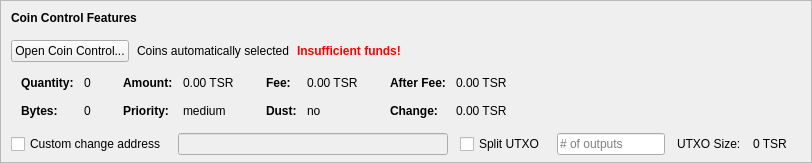
    <widget class="QFrame" name="frameCoinControl">
     <property name="sizePolicy">
      <sizepolicy hsizetype="Expanding" vsizetype="Expanding">
       <horstretch>0</horstretch>
       <verstretch>0</verstretch>
      </sizepolicy>
     </property>
     <property name="maximumSize">
      <size>
       <width>16777215</width>
       <height>16777215</height>
      </size>
     </property>
     <property name="frameShape">
      <enum>QFrame::StyledPanel</enum>
     </property>
     <property name="frameShadow">
      <enum>QFrame::Sunken</enum>
     </property>
     <layout class="QVBoxLayout" name="verticalLayoutCoinControl2">
      <property name="spacing">
       <number>0</number>
      </property>
      <property name="leftMargin">
       <number>0</number>
      </property>
      <property name="topMargin">
       <number>0</number>
      </property>
      <property name="rightMargin">
       <number>0</number>
      </property>
      <property name="bottomMargin">
       <number>6</number>
      </property>
      <item>
       <layout class="QVBoxLayout" name="verticalLayoutCoinControl" stretch="0,0,0,0,1">
        <property name="spacing">
         <number>0</number>
        </property>
        <property name="leftMargin">
         <number>10</number>
        </property>
        <property name="topMargin">
         <number>10</number>
        </property>
        <item>
         <layout class="QHBoxLayout" name="horizontalLayoutCoinControl1">
          <property name="bottomMargin">
           <number>15</number>
          </property>
          <item>
           <widget class="QLabel" name="labelCoinControlFeatures">
            <property name="sizePolicy">
             <sizepolicy hsizetype="Preferred" vsizetype="Maximum">
              <horstretch>0</horstretch>
              <verstretch>0</verstretch>
             </sizepolicy>
            </property>
            <property name="font">
             <font>
              <weight>75</weight>
              <bold>true</bold>
             </font>
            </property>
            <property name="styleSheet">
             <string notr="true">font-weight:bold;</string>
            </property>
            <property name="text">
             <string>Coin Control Features</string>
            </property>
           </widget>
          </item>
         </layout>
        </item>
        <item>
         <layout class="QHBoxLayout" name="horizontalLayoutCoinControl2" stretch="0,0,0,0">
          <property name="spacing">
           <number>8</number>
          </property>
          <property name="bottomMargin">
           <number>10</number>
          </property>
          <item>
           <widget class="QPushButton" name="pushButtonCoinControl">
            <property name="styleSheet">
             <string notr="true"/>
            </property>
            <property name="text">
             <string>Open Coin Control...</string>
            </property>
            <property name="autoDefault">
             <bool>false</bool>
            </property>
           </widget>
          </item>
          <item>
           <widget class="QLabel" name="labelCoinControlAutomaticallySelected">
            <property name="text">
             <string>Coins automatically selected</string>
            </property>
            <property name="margin">
             <number>5</number>
            </property>
           </widget>
          </item>
          <item>
           <widget class="QLabel" name="labelCoinControlInsuffFunds">
            <property name="font">
             <font>
              <weight>75</weight>
              <bold>true</bold>
             </font>
            </property>
            <property name="styleSheet">
             <string notr="true">color:red;font-weight:bold;</string>
            </property>
            <property name="text">
             <string>Insufficient funds!</string>
            </property>
            <property name="margin">
             <number>5</number>
            </property>
           </widget>
          </item>
          <item>
           <spacer name="horizontalSpacerCoinControl">
            <property name="orientation">
             <enum>Qt::Horizontal</enum>
            </property>
            <property name="sizeHint" stdset="0">
             <size>
              <width>40</width>
              <height>1</height>
             </size>
            </property>
           </spacer>
          </item>
         </layout>
        </item>
        <item>
         <widget class="QWidget" name="widgetCoinControl" native="true">
          <property name="sizePolicy">
           <sizepolicy hsizetype="Preferred" vsizetype="Preferred">
            <horstretch>0</horstretch>
            <verstretch>0</verstretch>
           </sizepolicy>
          </property>
          <property name="minimumSize">
           <size>
            <width>0</width>
            <height>0</height>
           </size>
          </property>
          <property name="styleSheet">
           <string notr="true"/>
          </property>
          <layout class="QHBoxLayout" name="horizontalLayoutCoinControl5">
           <property name="leftMargin">
            <number>0</number>
           </property>
           <property name="topMargin">
            <number>0</number>
           </property>
           <property name="rightMargin">
            <number>0</number>
           </property>
           <property name="bottomMargin">
            <number>0</number>
           </property>
           <item>
            <layout class="QHBoxLayout" name="horizontalLayoutCoinControl3" stretch="0,0,0,1">
             <property name="spacing">
              <number>20</number>
             </property>
             <property name="topMargin">
              <number>0</number>
             </property>
             <property name="bottomMargin">
              <number>10</number>
             </property>
             <item>
              <layout class="QFormLayout" name="formLayoutCoinControl1">
               <property name="horizontalSpacing">
                <number>10</number>
               </property>
               <property name="verticalSpacing">
                <number>14</number>
               </property>
               <property name="leftMargin">
                <number>10</number>
               </property>
               <property name="topMargin">
                <number>4</number>
               </property>
               <property name="rightMargin">
                <number>6</number>
               </property>
               <item row="0" column="0">
                <widget class="QLabel" name="labelCoinControlQuantityText">
                 <property name="font">
                  <font>
                   <weight>75</weight>
                   <bold>true</bold>
                  </font>
                 </property>
                 <property name="text">
                  <string>Quantity:</string>
                 </property>
                 <property name="margin">
                  <number>0</number>
                 </property>
                </widget>
               </item>
               <item row="0" column="1">
                <widget class="QLabel" name="labelCoinControlQuantity">
                 <property name="cursor">
                  <cursorShape>IBeamCursor</cursorShape>
                 </property>
                 <property name="contextMenuPolicy">
                  <enum>Qt::ActionsContextMenu</enum>
                 </property>
                 <property name="text">
                  <string notr="true">0</string>
                 </property>
                 <property name="margin">
                  <number>0</number>
                 </property>
                 <property name="textInteractionFlags">
                  <set>Qt::LinksAccessibleByMouse|Qt::TextSelectableByKeyboard|Qt::TextSelectableByMouse</set>
                 </property>
                </widget>
               </item>
               <item row="1" column="0">
                <widget class="QLabel" name="labelCoinControlBytesText">
                 <property name="font">
                  <font>
                   <weight>75</weight>
                   <bold>true</bold>
                  </font>
                 </property>
                 <property name="text">
                  <string>Bytes:</string>
                 </property>
                </widget>
               </item>
               <item row="1" column="1">
                <widget class="QLabel" name="labelCoinControlBytes">
                 <property name="cursor">
                  <cursorShape>IBeamCursor</cursorShape>
                 </property>
                 <property name="contextMenuPolicy">
                  <enum>Qt::ActionsContextMenu</enum>
                 </property>
                 <property name="text">
                  <string notr="true">0</string>
                 </property>
                 <property name="textInteractionFlags">
                  <set>Qt::LinksAccessibleByMouse|Qt::TextSelectableByKeyboard|Qt::TextSelectableByMouse</set>
                 </property>
                </widget>
               </item>
              </layout>
             </item>
             <item>
              <layout class="QFormLayout" name="formLayoutCoinControl2">
               <property name="horizontalSpacing">
                <number>10</number>
               </property>
               <property name="verticalSpacing">
                <number>14</number>
               </property>
               <property name="leftMargin">
                <number>6</number>
               </property>
               <property name="topMargin">
                <number>4</number>
               </property>
               <property name="rightMargin">
                <number>6</number>
               </property>
               <item row="0" column="0">
                <widget class="QLabel" name="labelCoinControlAmountText">
                 <property name="font">
                  <font>
                   <weight>75</weight>
                   <bold>true</bold>
                  </font>
                 </property>
                 <property name="text">
                  <string>Amount:</string>
                 </property>
                 <property name="margin">
                  <number>0</number>
                 </property>
                </widget>
               </item>
               <item row="0" column="1">
                <widget class="QLabel" name="labelCoinControlAmount">
                 <property name="cursor">
                  <cursorShape>IBeamCursor</cursorShape>
                 </property>
                 <property name="contextMenuPolicy">
                  <enum>Qt::ActionsContextMenu</enum>
                 </property>
                 <property name="text">
                  <string notr="true">0.00 TSR</string>
                 </property>
                 <property name="textInteractionFlags">
                  <set>Qt::LinksAccessibleByMouse|Qt::TextSelectableByKeyboard|Qt::TextSelectableByMouse</set>
                 </property>
                </widget>
               </item>
               <item row="1" column="0">
                <widget class="QLabel" name="labelCoinControlPriorityText">
                 <property name="font">
                  <font>
                   <weight>75</weight>
                   <bold>true</bold>
                  </font>
                 </property>
                 <property name="text">
                  <string>Priority:</string>
                 </property>
                </widget>
               </item>
               <item row="1" column="1">
                <widget class="QLabel" name="labelCoinControlPriority">
                 <property name="cursor">
                  <cursorShape>IBeamCursor</cursorShape>
                 </property>
                 <property name="contextMenuPolicy">
                  <enum>Qt::ActionsContextMenu</enum>
                 </property>
                 <property name="text">
                  <string>medium</string>
                 </property>
                 <property name="textInteractionFlags">
                  <set>Qt::LinksAccessibleByMouse|Qt::TextSelectableByKeyboard|Qt::TextSelectableByMouse</set>
                 </property>
                </widget>
               </item>
              </layout>
             </item>
             <item>
              <layout class="QFormLayout" name="formLayoutCoinControl3">
               <property name="horizontalSpacing">
                <number>10</number>
               </property>
               <property name="verticalSpacing">
                <number>14</number>
               </property>
               <property name="leftMargin">
                <number>6</number>
               </property>
               <property name="topMargin">
                <number>4</number>
               </property>
               <property name="rightMargin">
                <number>6</number>
               </property>
               <item row="0" column="0">
                <widget class="QLabel" name="labelCoinControlFeeText">
                 <property name="font">
                  <font>
                   <weight>75</weight>
                   <bold>true</bold>
                  </font>
                 </property>
                 <property name="text">
                  <string>Fee:</string>
                 </property>
                 <property name="margin">
                  <number>0</number>
                 </property>
                </widget>
               </item>
               <item row="0" column="1">
                <widget class="QLabel" name="labelCoinControlFee">
                 <property name="cursor">
                  <cursorShape>IBeamCursor</cursorShape>
                 </property>
                 <property name="contextMenuPolicy">
                  <enum>Qt::ActionsContextMenu</enum>
                 </property>
                 <property name="text">
                  <string notr="true">0.00 TSR</string>
                 </property>
                 <property name="textInteractionFlags">
                  <set>Qt::LinksAccessibleByMouse|Qt::TextSelectableByKeyboard|Qt::TextSelectableByMouse</set>
                 </property>
                </widget>
               </item>
               <item row="1" column="0">
                <widget class="QLabel" name="labelCoinControlLowOutputText">
                 <property name="font">
                  <font>
                   <weight>75</weight>
                   <bold>true</bold>
                  </font>
                 </property>
                 <property name="text">
                  <string>Dust:</string>
                 </property>
                </widget>
               </item>
               <item row="1" column="1">
                <widget class="QLabel" name="labelCoinControlLowOutput">
                 <property name="cursor">
                  <cursorShape>IBeamCursor</cursorShape>
                 </property>
                 <property name="contextMenuPolicy">
                  <enum>Qt::ActionsContextMenu</enum>
                 </property>
                 <property name="text">
                  <string>no</string>
                 </property>
                 <property name="textInteractionFlags">
                  <set>Qt::LinksAccessibleByMouse|Qt::TextSelectableByKeyboard|Qt::TextSelectableByMouse</set>
                 </property>
                </widget>
               </item>
              </layout>
             </item>
             <item>
              <layout class="QFormLayout" name="formLayoutCoinControl4">
               <property name="horizontalSpacing">
                <number>10</number>
               </property>
               <property name="verticalSpacing">
                <number>14</number>
               </property>
               <property name="leftMargin">
                <number>6</number>
               </property>
               <property name="topMargin">
                <number>4</number>
               </property>
               <property name="rightMargin">
                <number>6</number>
               </property>
               <item row="0" column="0">
                <widget class="QLabel" name="labelCoinControlAfterFeeText">
                 <property name="font">
                  <font>
                   <weight>75</weight>
                   <bold>true</bold>
                  </font>
                 </property>
                 <property name="text">
                  <string>After Fee:</string>
                 </property>
                 <property name="margin">
                  <number>0</number>
                 </property>
                </widget>
               </item>
               <item row="0" column="1">
                <widget class="QLabel" name="labelCoinControlAfterFee">
                 <property name="cursor">
                  <cursorShape>IBeamCursor</cursorShape>
                 </property>
                 <property name="contextMenuPolicy">
                  <enum>Qt::ActionsContextMenu</enum>
                 </property>
                 <property name="text">
                  <string notr="true">0.00 TSR</string>
                 </property>
                 <property name="textInteractionFlags">
                  <set>Qt::LinksAccessibleByMouse|Qt::TextSelectableByKeyboard|Qt::TextSelectableByMouse</set>
                 </property>
                </widget>
               </item>
               <item row="1" column="0">
                <widget class="QLabel" name="labelCoinControlChangeText">
                 <property name="font">
                  <font>
                   <weight>75</weight>
                   <bold>true</bold>
                  </font>
                 </property>
                 <property name="text">
                  <string>Change:</string>
                 </property>
                </widget>
               </item>
               <item row="1" column="1">
                <widget class="QLabel" name="labelCoinControlChange">
                 <property name="cursor">
                  <cursorShape>IBeamCursor</cursorShape>
                 </property>
                 <property name="contextMenuPolicy">
                  <enum>Qt::ActionsContextMenu</enum>
                 </property>
                 <property name="text">
                  <string notr="true">0.00 TSR</string>
                 </property>
                 <property name="textInteractionFlags">
                  <set>Qt::LinksAccessibleByMouse|Qt::TextSelectableByKeyboard|Qt::TextSelectableByMouse</set>
                 </property>
                </widget>
               </item>
              </layout>
             </item>
            </layout>
           </item>
          </layout>
         </widget>
        </item>
        <item>
         <layout class="QHBoxLayout" name="horizontalLayoutCoinControl4" stretch="0,0,0,0,0,0,0">
          <property name="spacing">
           <number>12</number>
          </property>
          <property name="sizeConstraint">
           <enum>QLayout::SetDefaultConstraint</enum>
          </property>
          <property name="topMargin">
           <number>5</number>
          </property>
          <property name="rightMargin">
           <number>5</number>
          </property>
          <item>
           <widget class="QCheckBox" name="checkBoxCoinControlChange">
            <property name="toolTip">
             <string>If this is activated, but the change address is empty or invalid, change will be sent to a newly generated address.</string>
            </property>
            <property name="text">
             <string>Custom change address</string>
            </property>
           </widget>
          </item>
          <item>
           <widget class="QValidatedLineEdit" name="lineEditCoinControlChange">
            <property name="enabled">
             <bool>false</bool>
            </property>
            <property name="sizePolicy">
             <sizepolicy hsizetype="Expanding" vsizetype="Fixed">
              <horstretch>0</horstretch>
              <verstretch>0</verstretch>
             </sizepolicy>
            </property>
           </widget>
          </item>
          <item>
           <widget class="QCheckBox" name="splitBlockCheckBox">
            <property name="text">
             <string>Split UTXO</string>
            </property>
           </widget>
          </item>
          <item>
           <widget class="QLineEdit" name="splitBlockLineEdit">
            <property name="sizePolicy">
             <sizepolicy hsizetype="Fixed" vsizetype="Fixed">
              <horstretch>50</horstretch>
              <verstretch>0</verstretch>
             </sizepolicy>
            </property>
            <property name="placeholderText">
             <string># of outputs</string>
            </property>
           </widget>
          </item>
          <item>
           <widget class="QLabel" name="labelBlockSizeText">
            <property name="text">
             <string>UTXO Size:</string>
            </property>
           </widget>
          </item>
          <item>
           <widget class="QLabel" name="labelBlockSize">
            <property name="text">
             <string>0 TSR</string>
            </property>
           </widget>
          </item>
          <item>
           <widget class="QLabel" name="labelCoinControlChangeLabel">
            <property name="sizePolicy">
             <sizepolicy hsizetype="Preferred" vsizetype="Expanding">
              <horstretch>0</horstretch>
              <verstretch>0</verstretch>
             </sizepolicy>
            </property>
            <property name="minimumSize">
             <size>
              <width>0</width>
              <height>0</height>
             </size>
            </property>
            <property name="text">
             <string/>
            </property>
            <property name="margin">
             <number>3</number>
            </property>
           </widget>
          </item>
         </layout>
        </item>
        <item>
         <spacer name="verticalSpacerCoinControl">
          <property name="orientation">
           <enum>Qt::Vertical</enum>
          </property>
          <property name="sizeHint" stdset="0">
           <size>
            <width>800</width>
            <height>1</height>
           </size>
          </property>
         </spacer>
        </item>
       </layout>
      </item>
     </layout>
    </widget>
